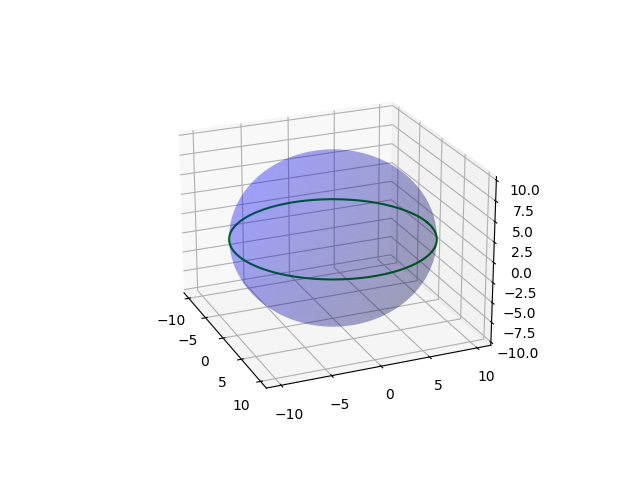

This chart was generated by the following Python code:
## plot a circle on the sphere using spherical coordinate.
import numpy as np
import matplotlib.pyplot as plt

# a complete sphere
R = 10
theta = np.linspace(0, 2 * np.pi, 1000)
phi = np.linspace(0, np.pi, 1000)
x_sphere = R * np.outer(np.cos(theta), np.sin(phi))
y_sphere = R * np.outer(np.sin(theta), np.sin(phi))
z_sphere = R * np.outer(np.ones(np.size(theta)), np.cos(phi))

# a complete circle on the sphere
x_circle = R * np.sin(theta)
y_circle = R * np.cos(theta)

# 3d plot
fig = plt.figure()
ax = fig.add_subplot(111, projection='3d')
ax.plot_surface(x_sphere, y_sphere, z_sphere, color='blue', alpha=0.2)
ax.plot(x_circle, y_circle, 0, color='green')
plt.show()
